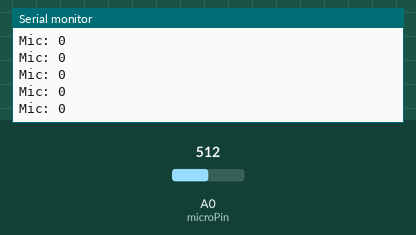
Recording of a sketch running on a simulated Arduino Uno, built with avr-gcc and run on an emulated ATmega328P. On the bench: the last lines printed to the serial monitor. The test bench sets the inputs (shaded band); at power-on: A0 (microPin) = 512.

Above: at 9.2 s.
9.3 s: A0 (microPin) set to 628
At 9.34 s:
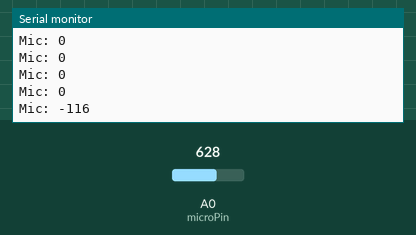
10.8 s: A0 (microPin) set to 597
At 10.8 s:
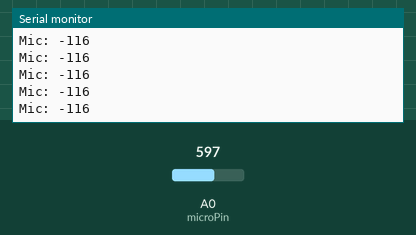
Timing chart, 0 to 13.3 s (numbered marks = the images above; inputs shaded):
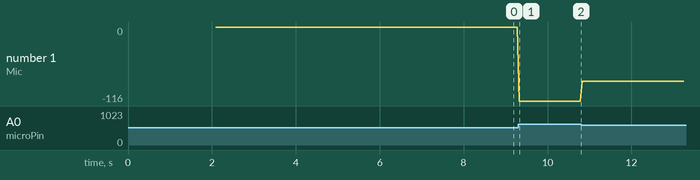

Measured:
- after the input at 9.3 s, the serial monitor: prints a new line at once (image 1)
- plotted number 1: 0 → -116 after the input at 9.3 s, -116 → -85 after the input at 10.8 s

The sketch:

MICRO_MicroLevelMediana.ino
```cpp
/* Example for MADE Arduino workshop
Please visit: made-bcn.org/arduino

How to connect:
VCC --> 5V
GND --> GND
 A0 --> A0

*/

// More about algorthms: Skiena.-.TheAlgorithmDesignManual.

static const int numReadings = 23;      // Number of filter samples
const int microPin = 0;      // Arduino pin number for micro

int valMicRef = 0;
int valMic = 0;

void setup() {

  Serial.begin(9600);

  int analogValues[numReadings];
  int readingNumber;
  // Read numReadings and save the value on analogValues array
  for (readingNumber = 0; readingNumber < numReadings; readingNumber++) {
    //get the reading:
    analogValues[readingNumber] = analogRead(microPin);
    // increment the counter:
    readingNumber++;
  }

  // Sort analogValuee Array
  int out, in, swapper;
  for(out=0 ; out < numReadings; out++) {  // outer loop
    for(in=out; in<(numReadings-1); in++)  {  // inner loop
      if( analogValues[in] > analogValues[in+1] ) {   // out of order?
        // swap them:
        swapper = analogValues[in];
        analogValues [in] = analogValues[in+1];
        analogValues[in+1] = swapper;
      }
    }
  }
  int median = 0;
  median = analogValues[numReadings / 2];

  byte i = 0;
  int total = 0;
  int average = 0;
  for (i = 0; i< numReadings; i++) {
    total = total + analogValues[i];
  }

  average = total/numReadings;

  // print the results:
  // print the array, nicely ASCII-formatted:
  i = 0;
  Serial.print("Array: [");
  for (i = 0; i < numReadings; i++) {
    Serial.print(analogValues[i], DEC);
    Serial.print (", ");
  }
  Serial.println("]\r\n");
  // average the array:
  Serial.print(" Average = ");
  Serial.print(average, DEC);
  Serial.print("\tMedian = ");
  Serial.println(median, DEC);
  delay(2000);

  valMicRef = median;
  // valMicRef = average;

}

void loop() {

  valMic = analogRead(A0);    // read the micro input pin
  Serial.print("Mic: ");
  Serial.println(valMicRef - valMic);
  delay(50);

}
```
